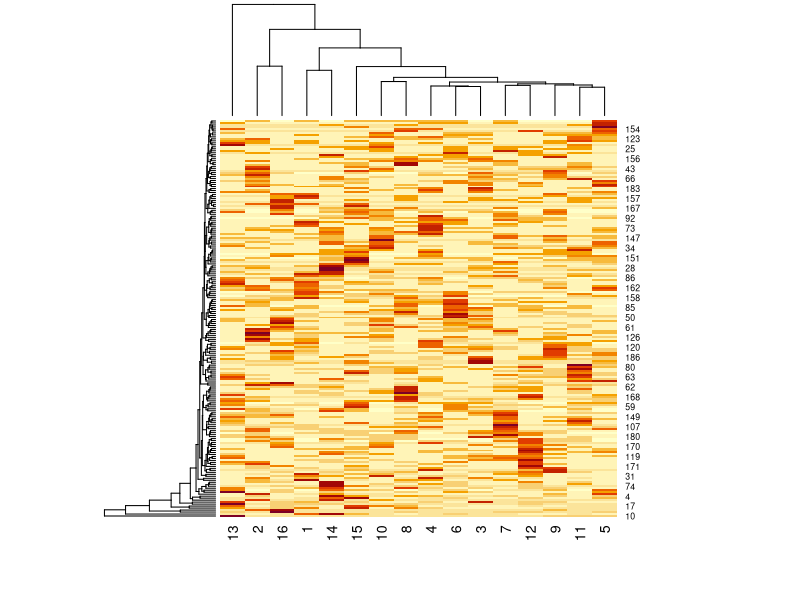
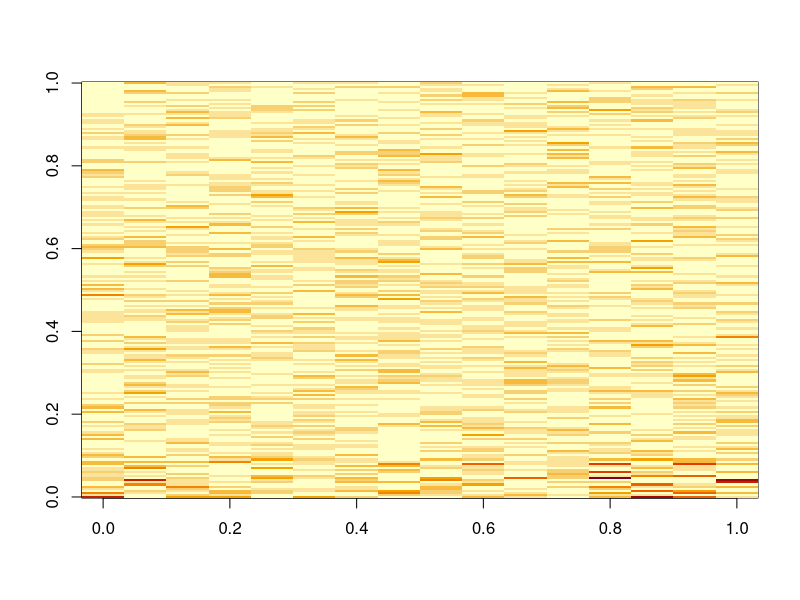

These figures' R source, in order:
## ---- chunk 1
knitr::opts_chunk$set(echo = TRUE)
## ---- chunk 2
library(tidyverse)
signal_props <- list("1" = 10, "-1" = 10, "0" = 180)
## ---- chunk 3
simulate_means <- function(X, signal_props, hyper) {
  signs <- map2(names(signal_props), signal_props, ~ rep(.x, .y)) %>%
    unlist() %>%
    as.numeric()
  
  D <- ncol(X)
  beta <- rgamma(D, hyper$alpha, hyper$beta)
  result <- matrix(nrow = length(signs), ncol = nrow(X))
  
  n_affected <- length(hyper$affected)
  for (j in seq_along(signs)) {
    if (signs[j] == 1) {
      beta[hyper$affected] <- rgamma(n_affected, hyper$up_scale * hyper$alpha, hyper$beta)
    } else if (signs[j] == -1) {
      beta[hyper$affected] <- rgamma(n_affected, hyper$down_scale * hyper$alpha, hyper$beta)
    } else {
      beta[hyper$affected] <- rep(0, n_affected)
    }
    
    result[j, ] <- X %*% beta
  }
  
  result
}

simulate_data <- function(mu) {
  N <- ncol(mu)
  J <- nrow(mu)
  y <- matrix(0, J, N)
  
  for (i in seq_len(N)) {
    for (j in seq_len(J)) {
      y[j, i] <- rnbinom(1, mu = mu[j, i], size = mu[j, i] ^ -1)
    }
  }
  
  y
}

n_samples <- 16
X_ <- data.frame(
  A = c(rep(-1, n_samples / 2), rep(1, n_samples / 2)),
  B = c(rep(-1, n_samples / 4), rep(1, n_samples / 4), rep(-1, n_samples / 4), rep(1, n_samples / 4))
)
X <- model.matrix(lm(rnorm(n_samples) ~ A * B, data = X_))
X[X == -1] <- 0

hyper <- list(alpha = 1, beta = 1, up_scale = 1.5, down_scale = 1.5 ^ -1, affected = 2:4)
mu <- simulate_means(X, signal_props, hyper)
y <- simulate_data(mu)
## ---- chunk 4
heatmap(y)
image(log(1 + t(y)))
